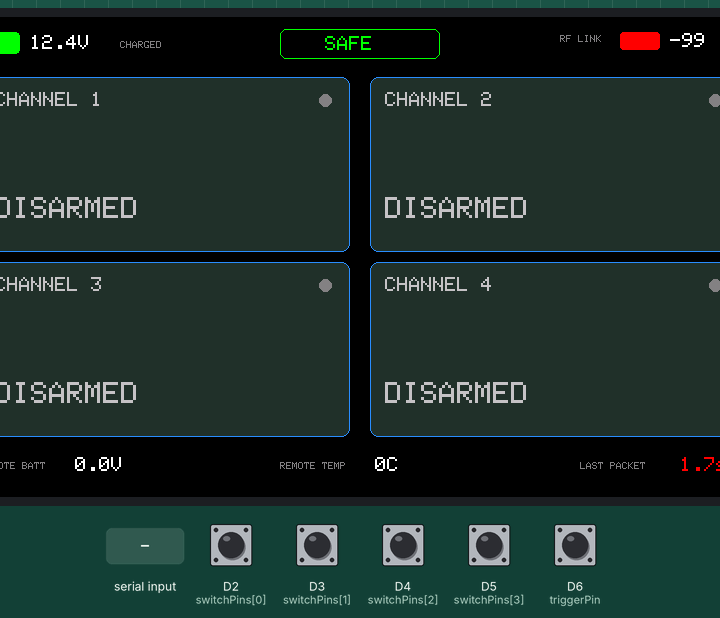
Simulated run of this sketch. Board: Arduino Giga R1. Parts: 800×480 colour display. Inputs (shaded band) come from the test bench; at power-on: D2 (switchPins[0]), D3 (switchPins[1]), D4 (switchPins[2]), D5 (switchPins[3]), D6 (triggerPin) HIGH. What the sketch prints to the serial monitor is not drawn.

Above: at 1.84 s.
2.3 s: D6 (triggerPin) pulled LOW for 1 s
At 3.4 s:
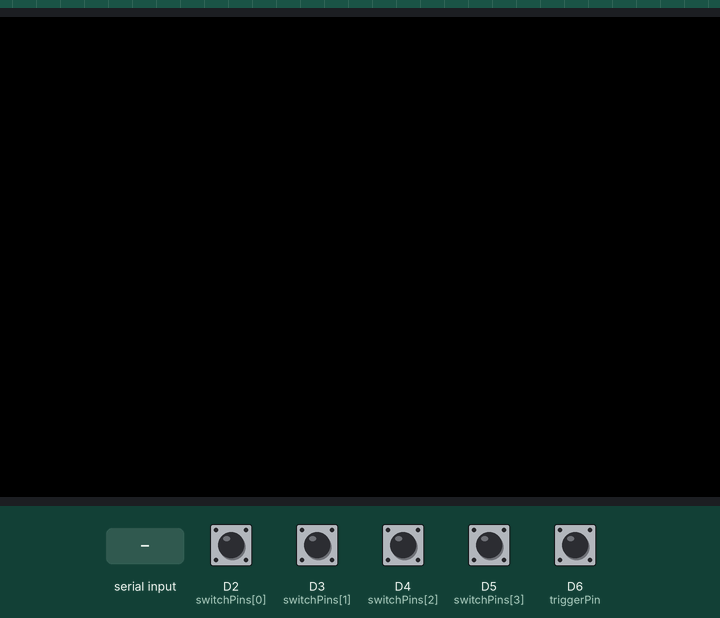
6.3 s: "TELEM,\n" received over the second serial link
At 7.6 s:
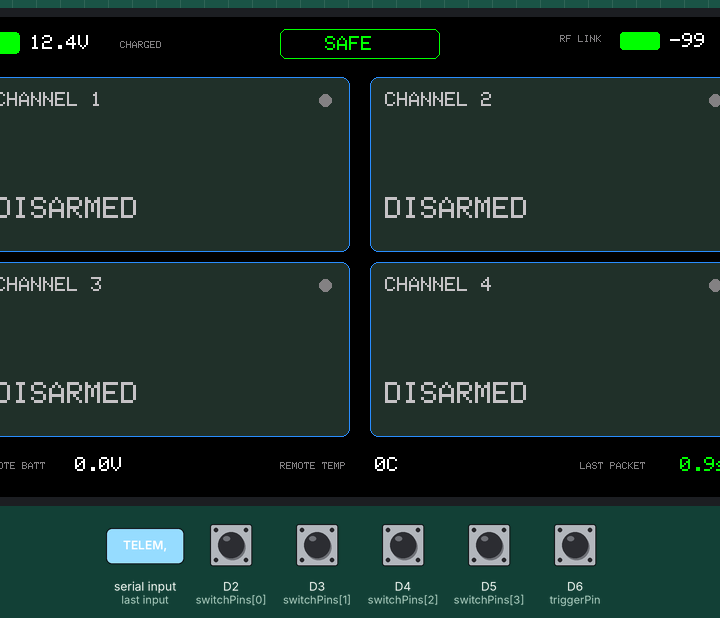
9.3 s: D2 (switchPins[0]) pulled LOW for 0.15 s
At 10.7 s:
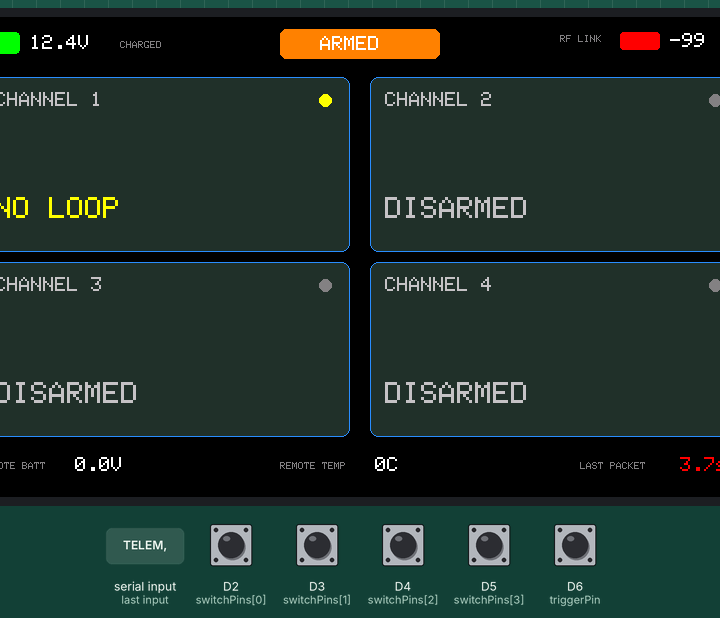
12.4 s: D5 (switchPins[3]) pulled LOW for 1 s
At 14.0 s:
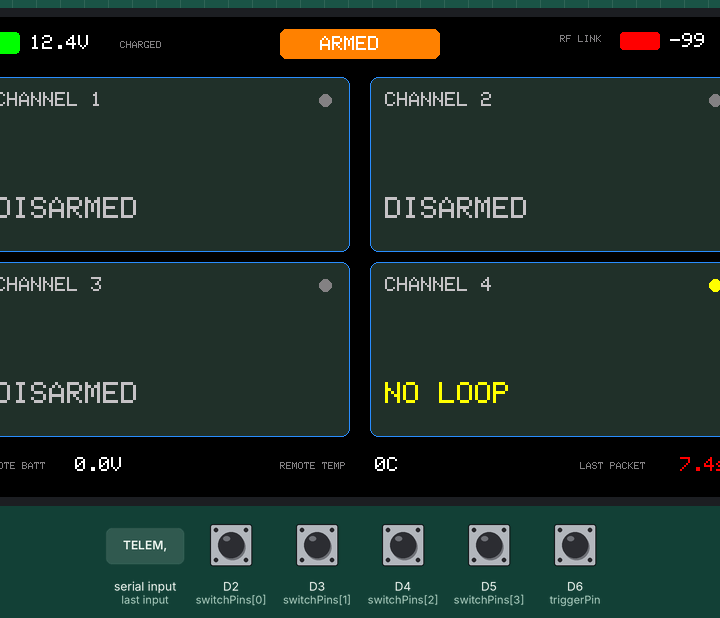
16.4 s: D3 (switchPins[1]) pulled LOW for 1 s
At 16.41 s:
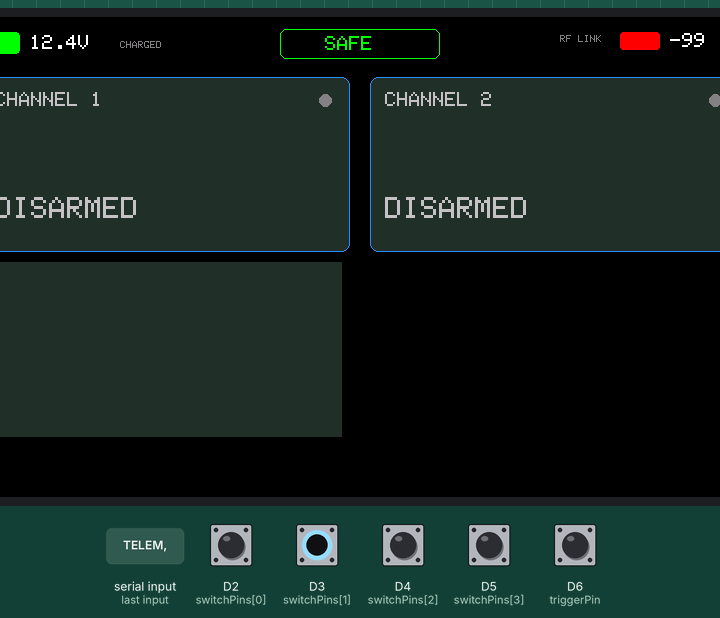
19.8 s: D4 (switchPins[2]) pulled LOW for 1 s
At 21.8 s:
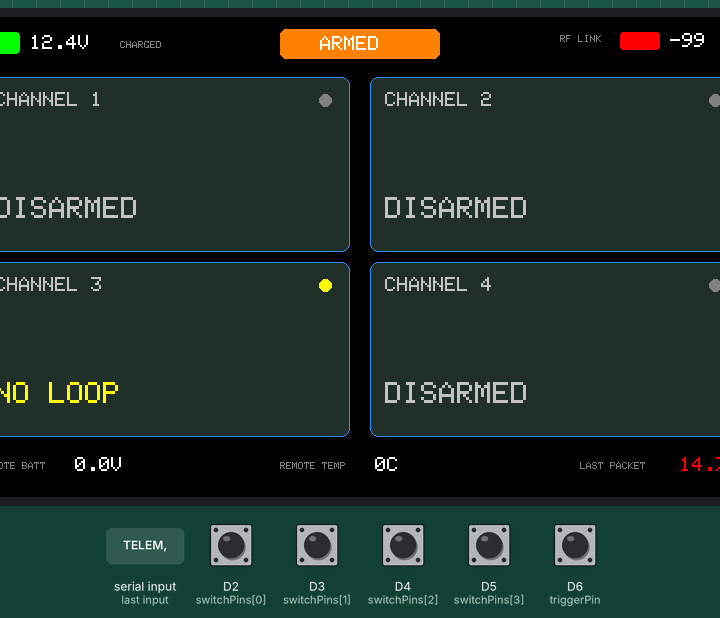
Timing chart, 0 to 23.3 s (numbered marks = the images above; inputs shaded):
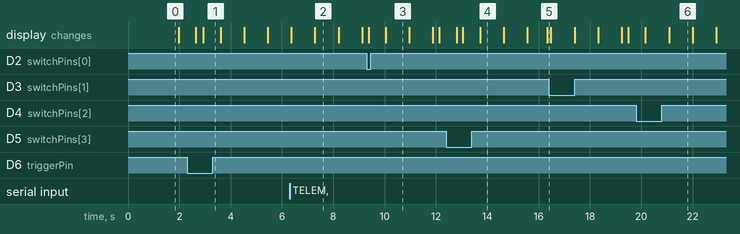

Measured:
- after the input at 6.3 s, the display: first differs from a run without the input after 0.98 s (image 2)
- after the input at 12.4 s, the display: first differs from a run without the input after 0.65 s (image 4 shows a later state)
- after the input at 19.8 s, the display: first differs from a run without the input after 1.3 s (image 6)
- what the display in image 3 shows lasts 1.0 s, from 10.0 s to 11.0 s

The sketch:

transmitter.ino
```cpp
/*
 * ============================================================
 *  ROCKET LAUNCH CONTROLLER — TRANSMITTER
 *  Board: Arduino GIGA R1 + GIGA Display Shield
 *  HC-12 on Serial2 (D18=TX2, D19=RX2)
 * ============================================================
 *
 *  Based on the proven working transmitter:
 *    - Switches D2-D5 (pad arm select)
 *    - Trigger button D6 (fire)
 *    - Sends 4-char string like "1010" on button press
 *
 *  Added:
 *    - GIGA Display Shield UI (4 channel dashboard)
 *    - Reads telemetry back from receiver:
 *        TELEM,batt,temp,cont1,cont2,cont3,cont4
 *
 *  Libraries needed (install via Library Manager):
 *    - Arduino_GigaDisplay_GFX
 * ============================================================
 */

#include "Arduino_GigaDisplay_GFX.h"

GigaDisplay_GFX display;

// ── Colors (RGB565) ────────────────────────────────────
#define BLACK   0x0000
#define WHITE   0xFFFF
#define RED     0xF800
#define GREEN   0x07E0
#define YELLOW  0xFFE0
#define ORANGE  0xFC00
#define BLUE    0x2C7F
#define DKBLUE  0x18E3
#define TILEBG  0x2185
#define GRAY    0x8410
#define LTGRAY  0xC618

// ── Radio / switch pins (from working code) ────────────
const int switchPins[4] = {2, 3, 4, 5};   // pad arm switches
const int triggerPin    = 6;              // fire button
bool lastTriggerState   = HIGH;

// ── State ──────────────────────────────────────────────
bool padArmed[4]   = {false, false, false, false};  // local switch state
bool padCont[4]    = {false, false, false, false};  // continuity from receiver
bool overallArmed  = false;

// Telemetry values from receiver
float remoteBatt   = 0.0;
int   remoteTemp   = 0;
int   rfRssi       = -99;
unsigned long lastPacketMs = 0;
bool  linkAlive    = false;

// Controller's own battery (optional — read from analog if wired)
float localBatt    = 12.4;

// ── Screen layout constants ────────────────────────────
const int SCREEN_W = 800;
const int SCREEN_H = 480;

// ── Setup ──────────────────────────────────────────────
void setup() {
  Serial.begin(115200);    // USB debug
  Serial2.begin(9600);     // HC-12 on D18/D19

  for (int i = 0; i < 4; i++) pinMode(switchPins[i], INPUT_PULLUP);
  pinMode(triggerPin, INPUT_PULLUP);

  display.begin();
  display.setRotation(1);          // landscape
  display.fillScreen(BLACK);

  Serial.println("Transmitter + display ready");
  drawScreen();
}

// ── Send fire command (from working code) ──────────────
void sendFire() {
  String message = "";
  for (int i = 0; i < 4; i++) {
    message += (digitalRead(switchPins[i]) == LOW) ? "1" : "0";
  }
  Serial2.println(message);
  Serial.println("GIGA sent: " + message);
}

// ── Read local switch states ───────────────────────────
void readSwitches() {
  overallArmed = false;
  for (int i = 0; i < 4; i++) {
    padArmed[i] = (digitalRead(switchPins[i]) == LOW);
    if (padArmed[i]) overallArmed = true;
  }
}

// ── Parse telemetry from receiver ──────────────────────
// Format: TELEM,batt,temp,cont1,cont2,cont3,cont4
void parseTelemetry(String t) {
  if (!t.startsWith("TELEM,")) return;

  int idx = 6; // after "TELEM,"
  String fields[6];
  for (int i = 0; i < 6; i++) {
    int comma = t.indexOf(',', idx);
    if (comma == -1) { fields[i] = t.substring(idx); break; }
    fields[i] = t.substring(idx, comma);
    idx = comma + 1;
  }

  remoteBatt = fields[0].toFloat();
  remoteTemp = fields[1].toInt();
  for (int i = 0; i < 4; i++) {
    padCont[i] = (fields[2 + i].toInt() == 1);
  }

  lastPacketMs = millis();
  linkAlive = true;
}

// ── Draw the full screen ───────────────────────────────
void drawScreen() {
  display.fillScreen(BLACK);

  // ─ Top bar ─
  // Local battery (left)
  display.fillRoundRect(20, 15, 40, 22, 4, GREEN);
  display.setTextColor(WHITE);
  display.setTextSize(2);
  display.setCursor(70, 18);
  display.print(localBatt, 1);
  display.print("V");
  display.setTextColor(GRAY);
  display.setTextSize(1);
  display.setCursor(160, 24);
  display.print("CHARGED");

  // ARMED / SAFE (center)
  if (overallArmed) {
    display.fillRoundRect(320, 12, 160, 30, 6, ORANGE);
    display.setTextColor(WHITE);
    display.setTextSize(2);
    display.setCursor(360, 19);
    display.print("ARMED");
  } else {
    display.drawRoundRect(320, 12, 160, 30, 6, GREEN);
    display.setTextColor(GREEN);
    display.setTextSize(2);
    display.setCursor(365, 19);
    display.print("SAFE");
  }

  // RF link (right)
  display.setTextColor(GRAY);
  display.setTextSize(1);
  display.setCursor(600, 18);
  display.print("RF LINK");
  display.fillRoundRect(660, 15, 40, 18, 3, linkAlive ? GREEN : RED);
  display.setTextColor(WHITE);
  display.setTextSize(2);
  display.setCursor(710, 16);
  display.print(rfRssi);
  display.setTextSize(1);
  display.setCursor(760, 22);
  display.print("dBm");

  // ─ 4 Channel tiles ─
  drawChannelTile(0, 20,  60,  370, 175);  // Ch1 top-left
  drawChannelTile(1, 410, 60,  370, 175);  // Ch2 top-right
  drawChannelTile(2, 20,  245, 370, 175);  // Ch3 bottom-left
  drawChannelTile(3, 410, 245, 370, 175);  // Ch4 bottom-right

  // ─ Bottom bar ─
  display.setTextColor(GRAY);
  display.setTextSize(1);
  display.setCursor(20, 445);
  display.print("REMOTE BATT");
  display.setTextColor(WHITE);
  display.setTextSize(2);
  display.setCursor(115, 440);
  display.print(remoteBatt, 1);
  display.print("V");

  display.setTextColor(GRAY);
  display.setTextSize(1);
  display.setCursor(320, 445);
  display.print("REMOTE TEMP");
  display.setTextColor(WHITE);
  display.setTextSize(2);
  display.setCursor(415, 440);
  display.print(remoteTemp);
  display.print("C");

  display.setTextColor(GRAY);
  display.setTextSize(1);
  display.setCursor(620, 445);
  display.print("LAST PACKET");
  display.setTextColor(linkAlive ? GREEN : RED);
  display.setTextSize(2);
  display.setCursor(720, 440);
  float age = (millis() - lastPacketMs) / 1000.0;
  display.print(age, 1);
  display.print("s");
}

// ── Draw one channel tile ──────────────────────────────
void drawChannelTile(int ch, int x, int y, int w, int h) {
  // Tile background
  display.fillRoundRect(x, y, w, h, 8, TILEBG);
  display.drawRoundRect(x, y, w, h, 8, BLUE);

  // Channel label
  display.setTextColor(LTGRAY);
  display.setTextSize(2);
  display.setCursor(x + 15, y + 15);
  display.print("CHANNEL ");
  display.print(ch + 1);

  // Status indicator dot (top right of tile)
  uint16_t dotColor;
  if (!padArmed[ch])      dotColor = GRAY;      // not armed
  else if (padCont[ch])   dotColor = GREEN;     // armed + continuity OK
  else                    dotColor = YELLOW;    // armed but no loop
  display.fillCircle(x + w - 25, y + 23, 6, dotColor);

  // Big status text
  display.setTextSize(3);
  display.setCursor(x + 15, y + h - 55);

  if (!padArmed[ch]) {
    display.setTextColor(LTGRAY);
    display.print("DISARMED");
  } else if (padCont[ch]) {
    display.setTextColor(GREEN);
    display.print("ARMED");
  } else {
    display.setTextColor(YELLOW);
    display.print("NO LOOP");
  }
}

// ── Main loop ──────────────────────────────────────────
void loop() {
  // Read switches for display
  readSwitches();

  // Fire button — press event (HIGH -> LOW), from working code
  bool currentTriggerState = digitalRead(triggerPin);
  if (lastTriggerState == HIGH && currentTriggerState == LOW) {
    sendFire();
    delay(300);  // debounce
  }
  lastTriggerState = currentTriggerState;

  // Read telemetry from receiver
  if (Serial2.available() > 0) {
    String telem = Serial2.readStringUntil('\n');
    telem.trim();
    parseTelemetry(telem);
  }

  // Link timeout — no packet for 3 seconds = link down
  if (millis() - lastPacketMs > 3000) {
    linkAlive = false;
  }

  // Redraw screen periodically (every 250ms)
  static unsigned long lastDraw = 0;
  if (millis() - lastDraw > 250) {
    drawScreen();
    lastDraw = millis();
  }
}
```
